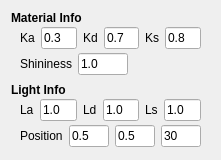
<?xml version="1.0" encoding="UTF-8"?>
<ui version="4.0">
 <class>Phong1DConfig</class>
 <widget class="QWidget" name="Phong1DConfig">
  <property name="geometry">
   <rect>
    <x>0</x>
    <y>0</y>
    <width>221</width>
    <height>146</height>
   </rect>
  </property>
  <property name="windowTitle">
   <string>Form</string>
  </property>
  <layout class="QVBoxLayout" name="verticalLayout">
   <item>
    <widget class="QWidget" name="widget_2" native="true">
     <property name="sizePolicy">
      <sizepolicy hsizetype="Maximum" vsizetype="Maximum">
       <horstretch>0</horstretch>
       <verstretch>0</verstretch>
      </sizepolicy>
     </property>
     <layout class="QVBoxLayout" name="verticalLayout_2">
      <property name="spacing">
       <number>0</number>
      </property>
      <property name="margin">
       <number>0</number>
      </property>
      <item>
       <widget class="QLabel" name="label_2">
        <property name="sizePolicy">
         <sizepolicy hsizetype="Maximum" vsizetype="Maximum">
          <horstretch>0</horstretch>
          <verstretch>0</verstretch>
         </sizepolicy>
        </property>
        <property name="font">
         <font>
          <weight>75</weight>
          <bold>true</bold>
         </font>
        </property>
        <property name="text">
         <string>Material Info</string>
        </property>
       </widget>
      </item>
      <item>
       <widget class="QWidget" name="widget" native="true">
        <layout class="QHBoxLayout" name="horizontalLayout">
         <property name="topMargin">
          <number>2</number>
         </property>
         <property name="bottomMargin">
          <number>2</number>
         </property>
         <item>
          <widget class="QLabel" name="label">
           <property name="text">
            <string>Ka</string>
           </property>
          </widget>
         </item>
         <item>
          <widget class="QLineEdit" name="lineEdit_ka">
           <property name="maximumSize">
            <size>
             <width>40</width>
             <height>16777215</height>
            </size>
           </property>
           <property name="text">
            <string>0.3</string>
           </property>
          </widget>
         </item>
         <item>
          <widget class="QLabel" name="label_3">
           <property name="text">
            <string>Kd</string>
           </property>
          </widget>
         </item>
         <item>
          <widget class="QLineEdit" name="lineEdit_kd">
           <property name="maximumSize">
            <size>
             <width>40</width>
             <height>16777215</height>
            </size>
           </property>
           <property name="text">
            <string>0.7</string>
           </property>
          </widget>
         </item>
         <item>
          <widget class="QLabel" name="label_4">
           <property name="text">
            <string>Ks</string>
           </property>
          </widget>
         </item>
         <item>
          <widget class="QLineEdit" name="lineEdit_ks">
           <property name="maximumSize">
            <size>
             <width>40</width>
             <height>16777215</height>
            </size>
           </property>
           <property name="text">
            <string>0.8</string>
           </property>
          </widget>
         </item>
        </layout>
       </widget>
      </item>
      <item>
       <widget class="QWidget" name="widget_6" native="true">
        <layout class="QHBoxLayout" name="horizontalLayout_4">
         <property name="topMargin">
          <number>2</number>
         </property>
         <property name="bottomMargin">
          <number>2</number>
         </property>
         <item>
          <widget class="QLabel" name="label_5">
           <property name="text">
            <string>Shininess</string>
           </property>
          </widget>
         </item>
         <item>
          <widget class="QLineEdit" name="lineEdit_shininess">
           <property name="maximumSize">
            <size>
             <width>50</width>
             <height>16777215</height>
            </size>
           </property>
           <property name="text">
            <string>1.0</string>
           </property>
          </widget>
         </item>
         <item>
          <widget class="QWidget" name="widget_3" native="true">
           <property name="sizePolicy">
            <sizepolicy hsizetype="Expanding" vsizetype="Expanding">
             <horstretch>0</horstretch>
             <verstretch>0</verstretch>
            </sizepolicy>
           </property>
          </widget>
         </item>
        </layout>
       </widget>
      </item>
     </layout>
    </widget>
   </item>
   <item>
    <widget class="QWidget" name="widget_7" native="true">
     <property name="sizePolicy">
      <sizepolicy hsizetype="Maximum" vsizetype="Maximum">
       <horstretch>0</horstretch>
       <verstretch>0</verstretch>
      </sizepolicy>
     </property>
     <layout class="QVBoxLayout" name="verticalLayout_3">
      <property name="spacing">
       <number>0</number>
      </property>
      <property name="margin">
       <number>0</number>
      </property>
      <item>
       <widget class="QLabel" name="label_6">
        <property name="sizePolicy">
         <sizepolicy hsizetype="Maximum" vsizetype="Maximum">
          <horstretch>0</horstretch>
          <verstretch>0</verstretch>
         </sizepolicy>
        </property>
        <property name="font">
         <font>
          <weight>75</weight>
          <bold>true</bold>
         </font>
        </property>
        <property name="text">
         <string>Light Info</string>
        </property>
       </widget>
      </item>
      <item>
       <widget class="QWidget" name="widget_8" native="true">
        <property name="sizePolicy">
         <sizepolicy hsizetype="Maximum" vsizetype="Maximum">
          <horstretch>0</horstretch>
          <verstretch>0</verstretch>
         </sizepolicy>
        </property>
        <layout class="QHBoxLayout" name="horizontalLayout_5">
         <property name="topMargin">
          <number>2</number>
         </property>
         <property name="bottomMargin">
          <number>2</number>
         </property>
         <item>
          <widget class="QLabel" name="label_7">
           <property name="text">
            <string>La</string>
           </property>
          </widget>
         </item>
         <item>
          <widget class="QLineEdit" name="lineEdit_la">
           <property name="maximumSize">
            <size>
             <width>40</width>
             <height>16777215</height>
            </size>
           </property>
           <property name="text">
            <string>1.0</string>
           </property>
          </widget>
         </item>
         <item>
          <widget class="QLabel" name="label_8">
           <property name="text">
            <string>Ld</string>
           </property>
          </widget>
         </item>
         <item>
          <widget class="QLineEdit" name="lineEdit_ld">
           <property name="maximumSize">
            <size>
             <width>40</width>
             <height>16777215</height>
            </size>
           </property>
           <property name="text">
            <string>1.0</string>
           </property>
          </widget>
         </item>
         <item>
          <widget class="QLabel" name="label_9">
           <property name="text">
            <string>Ls</string>
           </property>
          </widget>
         </item>
         <item>
          <widget class="QLineEdit" name="lineEdit_ls">
           <property name="maximumSize">
            <size>
             <width>40</width>
             <height>16777215</height>
            </size>
           </property>
           <property name="text">
            <string>1.0</string>
           </property>
          </widget>
         </item>
        </layout>
       </widget>
      </item>
      <item>
       <widget class="QWidget" name="widget_11" native="true">
        <property name="sizePolicy">
         <sizepolicy hsizetype="Maximum" vsizetype="Maximum">
          <horstretch>0</horstretch>
          <verstretch>0</verstretch>
         </sizepolicy>
        </property>
        <layout class="QHBoxLayout" name="horizontalLayout_8">
         <property name="topMargin">
          <number>2</number>
         </property>
         <property name="bottomMargin">
          <number>2</number>
         </property>
         <item>
          <widget class="QLabel" name="label_10">
           <property name="text">
            <string>Position</string>
           </property>
          </widget>
         </item>
         <item>
          <widget class="QLineEdit" name="lineEdit_position_r">
           <property name="maximumSize">
            <size>
             <width>40</width>
             <height>16777215</height>
            </size>
           </property>
           <property name="text">
            <string>0.5</string>
           </property>
          </widget>
         </item>
         <item>
          <widget class="QLineEdit" name="lineEdit_position_g">
           <property name="maximumSize">
            <size>
             <width>40</width>
             <height>16777215</height>
            </size>
           </property>
           <property name="text">
            <string>0.5</string>
           </property>
          </widget>
         </item>
         <item>
          <widget class="QLineEdit" name="lineEdit_position_b">
           <property name="maximumSize">
            <size>
             <width>40</width>
             <height>16777215</height>
            </size>
           </property>
           <property name="text">
            <string>30</string>
           </property>
          </widget>
         </item>
        </layout>
       </widget>
      </item>
     </layout>
    </widget>
   </item>
  </layout>
 </widget>
 <resources/>
 <connections/>
</ui>
